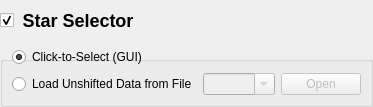
         <widget class="QGroupBox" name="groupBox_starSelector">
          <property name="sizePolicy">
           <sizepolicy hsizetype="Minimum" vsizetype="Preferred">
            <horstretch>0</horstretch>
            <verstretch>0</verstretch>
           </sizepolicy>
          </property>
          <property name="styleSheet">
           <string notr="true">QGroupBox { font-size: 18px; font-weight: bold; margin-top: 35px } QGroupBox::title { top: -25px }</string>
          </property>
          <property name="title">
           <string>Star Selector</string>
          </property>
          <property name="checkable">
           <bool>true</bool>
          </property>
          <layout class="QGridLayout" name="gridLayout_4">
           <item row="1" column="0" colspan="2">
            <widget class="QRadioButton" name="radioButton_starSelectorGUI">
             <property name="toolTip">
              <string>Define guide and reference stars by clicking on them in the image</string>
             </property>
             <property name="text">
              <string>Click-to-Select (GUI)</string>
             </property>
             <property name="checked">
              <bool>true</bool>
             </property>
             <attribute name="buttonGroup">
              <string notr="true">buttonGroup_starSelector</string>
             </attribute>
            </widget>
           </item>
           <item row="2" column="1" colspan="2">
            <widget class="QComboBox" name="comboBox_regfileStarSelector">
             <property name="enabled">
              <bool>false</bool>
             </property>
             <property name="toolTip">
              <string>File containing guide and reference star locations and brightness</string>
             </property>
             <property name="editable">
              <bool>true</bool>
             </property>
            </widget>
           </item>
           <item row="2" column="3">
            <widget class="QPushButton" name="pushButton_regfileStarSelector">
             <property name="enabled">
              <bool>false</bool>
             </property>
             <property name="maximumSize">
              <size>
               <width>80</width>
               <height>16777215</height>
              </size>
             </property>
             <property name="toolTip">
              <string>Open Finder window to select file with segment list</string>
             </property>
             <property name="text">
              <string>Open</string>
             </property>
            </widget>
           </item>
           <item row="2" column="0">
            <widget class="QRadioButton" name="radioButton_regfileStarSelector">
             <property name="toolTip">
              <string>Define guide and reference stars by loading their locations and brightness from a file</string>
             </property>
             <property name="text">
              <string>Load Unshifted Data from File</string>
             </property>
             <attribute name="buttonGroup">
              <string notr="true">buttonGroup_starSelector</string>
             </attribute>
            </widget>
           </item>
          </layout>
          <zorder>radioButton_starSelectorGUI</zorder>
          <zorder>radioButton_regfileStarSelector</zorder>
          <zorder>comboBox_regfileStarSelector</zorder>
          <zorder>pushButton_regfileStarSelector</zorder>
         </widget>
